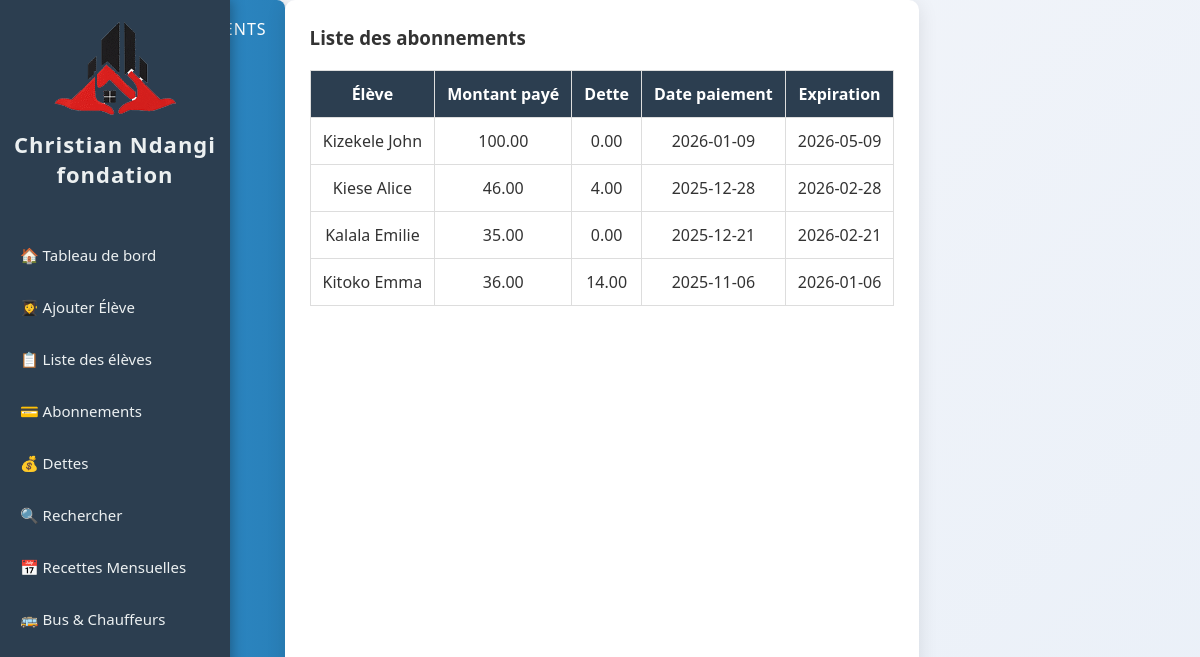
/.history/gerer_abonnement_20251112120134.php, run on an earlier commit of the app's database.
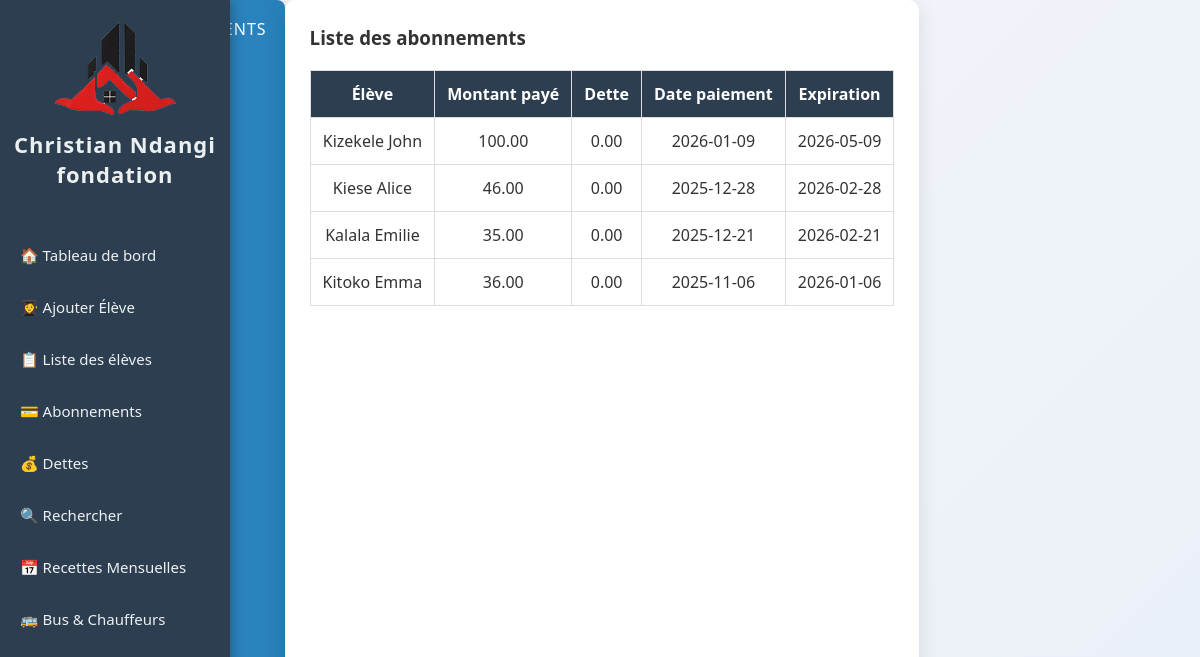
And on a later commit of the database.
### tables this page shows
CREATE TABLE `abonnements` (
  `id` int(11) NOT NULL AUTO_INCREMENT,
  `eleve_id` int(11) NOT NULL,
  `montant` decimal(10,2) NOT NULL,
  `date_paiement` date NOT NULL,
  `date_expiration` date NOT NULL,
  `dette` decimal(10,2) DEFAULT 0.00,
  PRIMARY KEY (`id`),
  KEY `eleve_id` (`eleve_id`),
  CONSTRAINT `abonnements_ibfk_1` FOREIGN KEY (`eleve_id`) REFERENCES `eleves` (`id`) ON DELETE CASCADE
);

CREATE TABLE `eleves` (
  `id` int(11) NOT NULL AUTO_INCREMENT,
  `nom` varchar(50) NOT NULL,
  `postnom` varchar(50) DEFAULT NULL,
  `prenom` varchar(50) NOT NULL,
  `avenue` varchar(100) DEFAULT NULL,
  `quartier` enum('Salongo','Gombele','Madrendele') DEFAULT NULL,
  `commune` enum('Lemba','Matete','Ngaba') DEFAULT NULL,
  `ecole` varchar(100) DEFAULT NULL,
  `cycle` enum('Maternelle','Primaire','Secondaire','Humanité') DEFAULT NULL,
  `classe` varchar(50) DEFAULT NULL,
  `age` int(11) DEFAULT NULL,
  `sexe` enum('M','F') DEFAULT NULL,
  `point_arret` enum('Kamutsha','Kilidja','Garage','Igota Nzambi','Musudja','Station Salongo','Route ByPass','Route Biangana') DEFAULT NULL,
  `parent_nom` varchar(100) DEFAULT NULL,
  `parent_tel` varchar(10) DEFAULT NULL,
  `date_ajout` datetime DEFAULT current_timestamp(),
  PRIMARY KEY (`id`)
);

### .history/gerer_abonnement_20251112120134.php (the view, shortened to what this page needs)
<?php
require 'db/database.php';
$abonnements = [];
$stmt = $pdo->query("
    SELECT a.*, e.nom, e.prenom
    FROM abonnements a
    JOIN eleves e ON a.eleve_id = e.id
    ORDER BY a.date_paiement DESC
");
if($stmt){
    $abonnements = $stmt->fetchAll(PDO::FETCH_ASSOC);
}
?>
<!DOCTYPE html>
<html>
<head>
    <link rel="stylesheet" href="css/style.css">
</head>
<body>
<header>Gestion des abonnements</header>
<?php include 'sidebar.php'; ?>
<div class="container">
<h3>Liste des abonnements</h3>
<?php if(!empty($abonnements)): ?>
<table>
<tr>
    <th>Élève</th>
    <th>Montant payé</th>
    <th>Dette</th>
    <th>Date paiement</th>
    <th>Expiration</th>
</tr>
<?php foreach($abonnements as $a): ?>
<tr>
    <td><?= htmlspecialchars($a['nom'].' '.$a['prenom']) ?></td>
    <td><?= htmlspecialchars($a['montant']) ?></td>
    <td><?= htmlspecialchars($a['dette']) ?></td>
    <td><?= htmlspecialchars($a['date_paiement']) ?></td>
    <td><?= htmlspecialchars($a['date_expiration']) ?></td>
</tr>
<?php endforeach; ?>
</table>
<?php else: ?>
<p>Aucun abonnement enregistré.</p>
<?php endif; ?>
</div>
</body>
</html>

What changed in the data, as far as the page shows it:
changed abonnements "Kiese Alice": dette "4.00" → "0.00"
changed abonnements "Kitoko Emma": dette "14.00" → "0.00"
